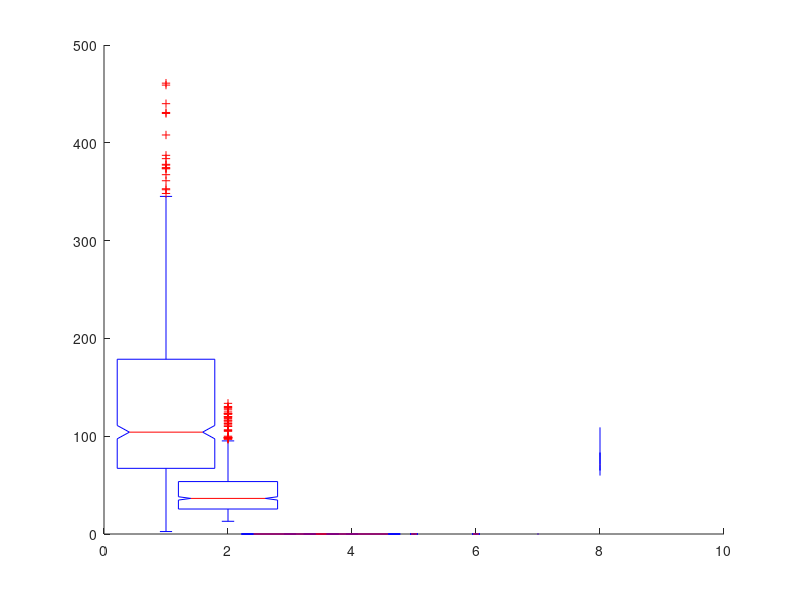

MATLAB code to generate this figure: (Note: this script raises an error after producing the figure.)
clear all
close all
load('summary.mat');


for i = 1:12
    if i <= 7
        betweenTimes(i,:) = sort(betweenTimes(i,:),'descend');
        uniqueTimes(i,:) = sort(uniqueTimes(i,:),'descend');
        lengths(i,:) = sort(lengths(i,:),'descend');
        uniqueLengths(i,:) = sort(uniqueLengths(i,:),'descend');
    end
    uniqueCounts(i,:) = sort(uniqueCounts(i,:),'descend');
    counts(i,:) = sort(counts(i,:),'descend');
    
end

%% Times Between
uniqueHT = uniqueTimes(1,1:find(uniqueTimes(1,:)==0)-1);
uniqueAS = uniqueTimes(2,1:find(uniqueTimes(2,:)==0)-1);
uniqueDB = uniqueTimes(3,1:find(uniqueTimes(3,:)==0)-1);
uniqueV1 = uniqueTimes(4,1:find(uniqueTimes(4,:)==0)-1);
uniqueV2 = uniqueTimes(5,1:find(uniqueTimes(5,:)==0)-1);
uniqueV3 = uniqueTimes(6,1:find(uniqueTimes(6,:)==0)-1);
uniqueV4 = uniqueTimes(7,1:find(uniqueTimes(7,:)==0)-1);


unique = [uniqueHT,uniqueAS, uniqueDB, uniqueV1, uniqueV2, uniqueV3, uniqueV4];
groups = [ones(size(uniqueHT)),2*ones(size(uniqueAS)),3*ones(size(uniqueDB)),4*ones(size(uniqueV1)),5*ones(size(uniqueV2)),6*ones(size(uniqueV3)),7*ones(size(uniqueV4))];

hold on

% boxplot(unique,groups,'Notch', 'on','Widths',0.8)
% xlabel('Patient Groups')
% ylabel('Time (seconds)')
% title('Time Before Test')

%% Rest Recorded
restHT = uniqueCounts(1,1:find(uniqueCounts(1,:)==0)-1);
restAS = uniqueCounts(2,1:find(uniqueCounts(2,:)==0)-1);
restDB = uniqueCounts(3,1:find(uniqueCounts(3,:)==0)-1);
restbV1 = uniqueCounts(4,1:find(uniqueCounts(4,:)==0)-1);
restbV2 = uniqueCounts(6,1:find(uniqueCounts(5,:)==0)-1);
restbV3 = uniqueCounts(8,1:find(uniqueCounts(6,:)==0)-1);
restbV4 = uniqueCounts(10,1:find(uniqueCounts(7,:)==0)-1);
resteV1 = uniqueCounts(5,1:find(uniqueCounts(8,:)==0)-1);
resteV2 = uniqueCounts(7,1:find(uniqueCounts(9,:)==0)-1);
resteV3 = uniqueCounts(9,1:find(uniqueCounts(10,:)==0)-1);
resteV4 = uniqueCounts(11,1:find(uniqueCounts(11,:)==0)-1);
age = uniqueCounts(12,1:find(uniqueCounts(12,:)==0)-1);

restb4 = [restHT, restAS, restDB];
restvals = [restbV1, resteV1, restbV2, resteV2, restbV3, resteV3, restbV4, resteV4];

groups2 = [ones(size(restHT)),2*ones(size(restAS)),3*ones(size(restDB))];
groupsvals = [ones(size(restbV1)),2*ones(size(restbV2)),3*ones(size(restbV3)),4*ones(size(restbV4)),5*ones(size(resteV1)),6*ones(size(resteV2)),7*ones(size(resteV3)),8*ones(size(resteV4))];

% Rest before HT, AS, and DB
% boxplot(restb4,groups2,'Notch', 'on','Widths',0.8)
% xlabel('Patient Groups')
% ylabel('Time (seconds)')
% title('Rest Before Each Test')

% Rest before and after Valsalvas
figure(1)
boxplot(restvals,groupsvals,'Notch', 'on','Widths',0.8,'DataLim',[0,400],'ExtremeMode','clip');
xlabel('Patient Groups')
ylabel('Time (seconds)')
title('Rest Before and After Valsalvas')
saveas(figure(1),'Figures/boxplotValsalvas.jpg');



%boxplot(uniqueV2,'Notch', 'on','Labels', {labels(5)})
%% Patient Age

fig = figure(2);
histogram(age)
xlabel('Ages')
ylabel('Density')
title('Patient Ages')
saveas(fig,'Figures/patientages.jpg');


%% Average Lengths

lengthHT = uniqueLengths(1,1:find(uniqueLengths(1,:)==0)-1);
lengthAS = uniqueLengths(2,1:find(uniqueLengths(2,:)==0)-1);
lengthDB = uniqueLengths(3,1:find(uniqueLengths(3,:)==0)-1);
lengthV1 = uniqueLengths(4,1:find(uniqueLengths(4,:)==0)-1);
lengthV2 = uniqueLengths(5,1:find(uniqueLengths(5,:)==0)-1);
lengthV3 = uniqueLengths(6,1:find(uniqueLengths(6,:)==0)-1);
lengthV4 = uniqueLengths(7,1:find(uniqueLengths(7,:)==0)-1);
fig = figure(3);

boxplot(lengthAS,'Notch', 'on','Widths',0.8,'DataLim',[0,300],'ExtremeMode','clip')
xlabel('Active Stand')
ylabel('Length')
title('Active Stand Lengths')
saveas(fig,'Figures/ASlength.jpg');


